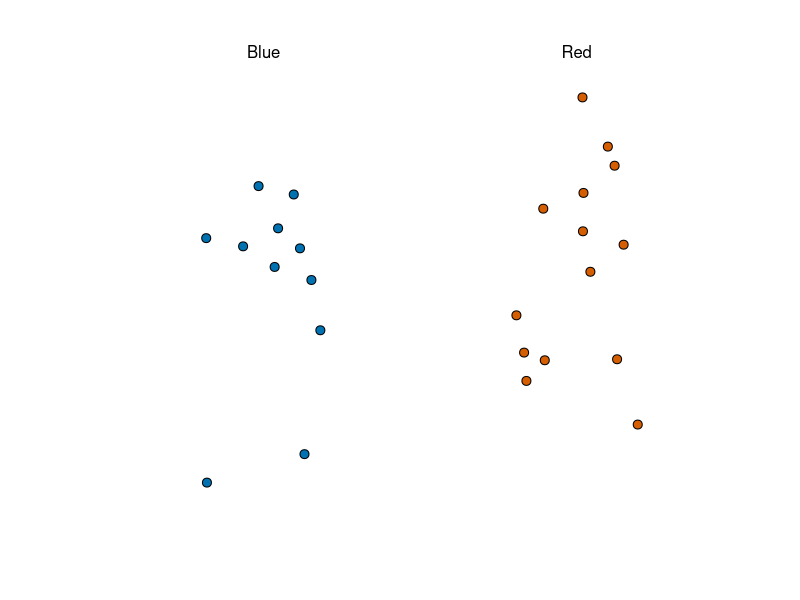
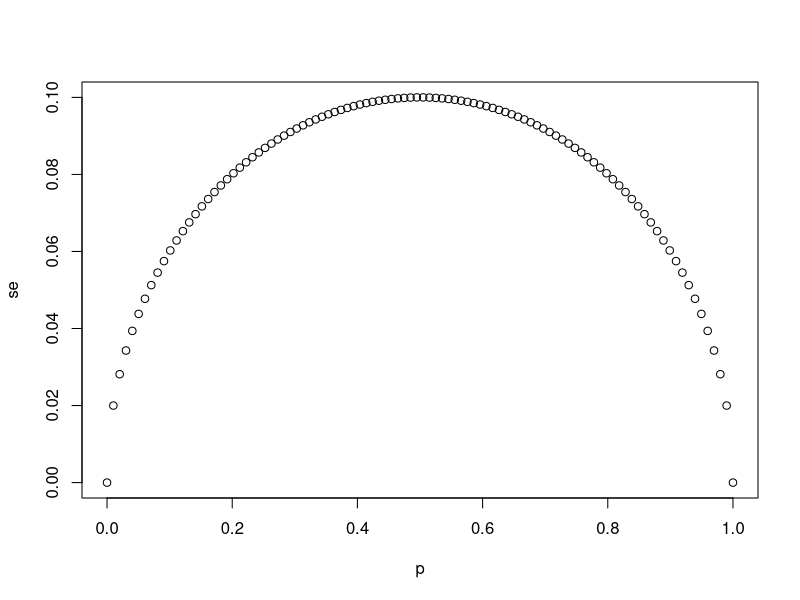
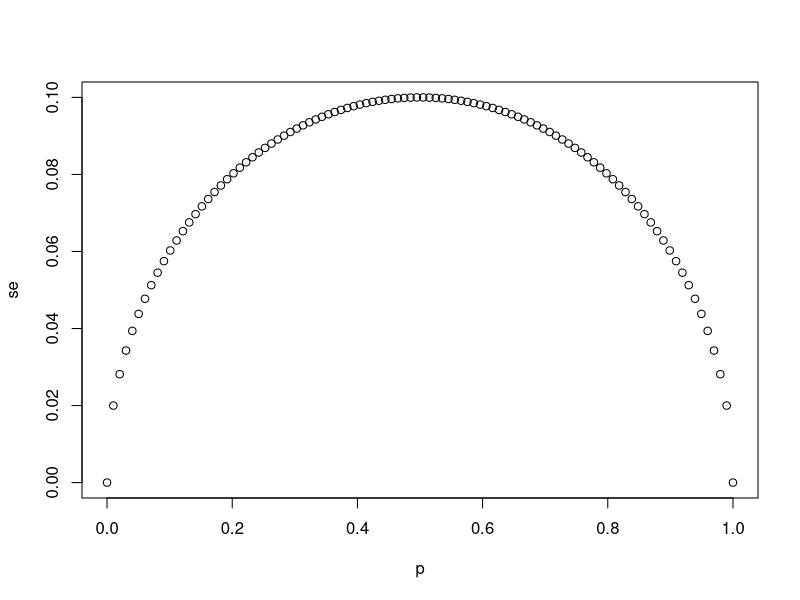
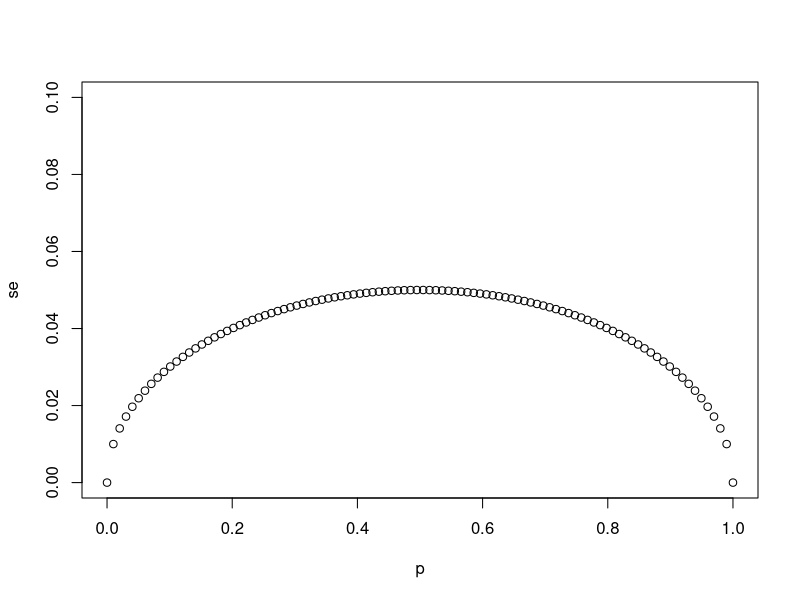
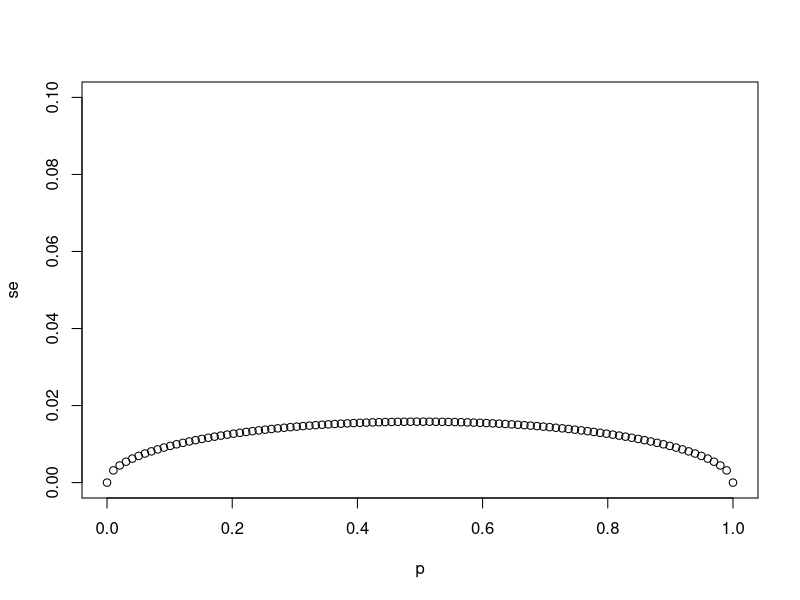
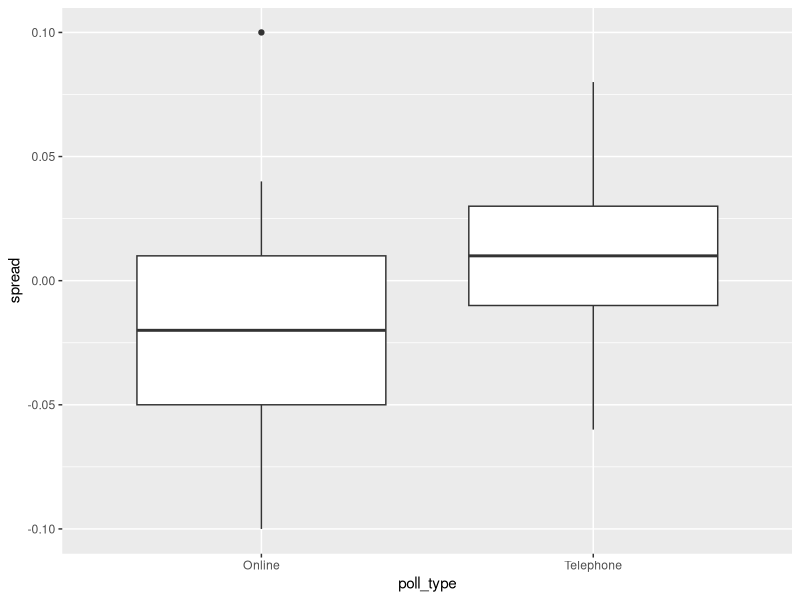
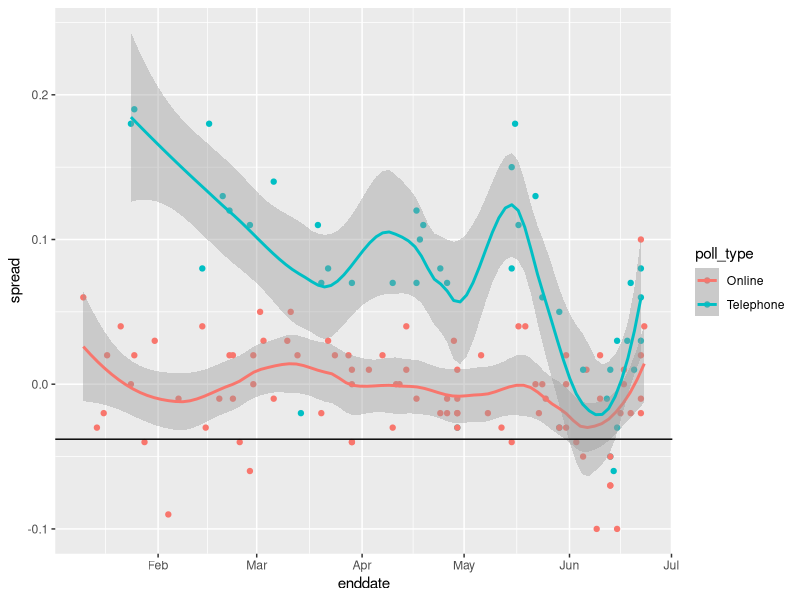
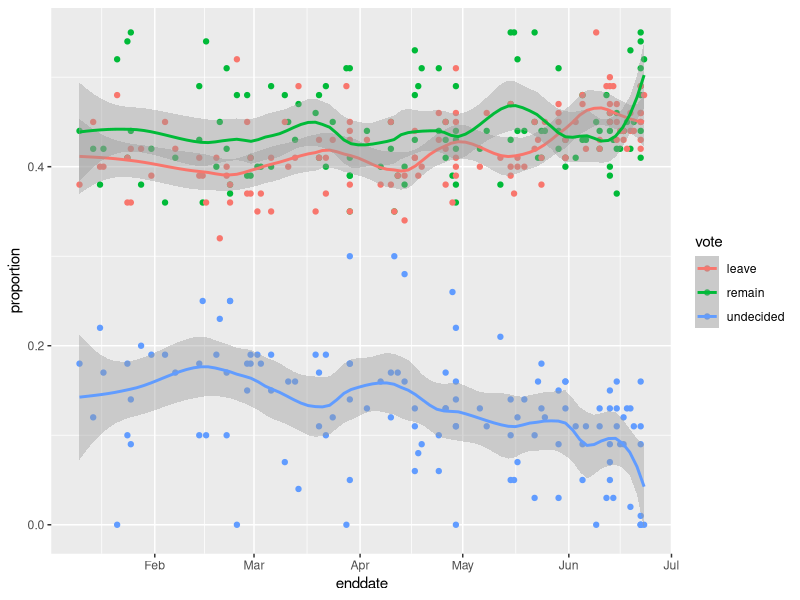

Recreate these plots in R, in order.
## ---- chunk 1
knitr::opts_chunk$set(echo = TRUE)
## ---- chunk 2
if(!require(tidyverse)) install.packages("tidyverse")
if(!require(dslabs)) install.packages("dslabs")

library(tidyverse)
library(dslabs)
take_poll(25)    # draw 25 beads
## ---- chunk 3
# `N` represents the number of people polled
N <- 25

# Create a variable `p` that contains 100 proportions ranging from 0 to 1 using the `seq` function
p <- seq(0, 1, length.out = 100)

# Create a variable `se` that contains the standard error of each sample average
se <- sqrt(p * (1 - p)/N)

# Plot `p` on the x-axis and `se` on the y-axis
plot(p,se)
## ---- chunk 4
# The vector `p` contains 100 proportions of Democrats ranging from 0 to 1 using the `seq` function
p <- seq(0, 1, length = 100)

# The vector `sample_sizes` contains the three sample sizes
sample_sizes <- c(25, 100, 1000)

# Write a for-loop that calculates the standard error `se` for every value of `p` for each of the three samples sizes `N` in the vector `sample_sizes`. Plot the three graphs, using the `ylim` argument to standardize the y-axis across all three plots.
for (N in sample_sizes)
{
se <- sqrt(p * (1 - p)/N)
plot(p,se,ylim = c(0,0.1))
}
## ---- chunk 5
# `N` represents the number of people polled
N <- 25

# `p` represents the proportion of Democratic voters
p <- 0.45

# Calculate the standard error of the spread. Print this value to the console.
2*sqrt((p*(1-p)/N))
## ---- chunk 6
# suggested libraries and options
library(tidyverse)
options(digits = 3)
# load brexit_polls object
library(dslabs)
data(brexit_polls)
## ---- chunk 7
p <- 0.481    # official proportion voting "Remain"
d <- 2*p-1    # official spread
## ---- chunk 8
# The final proportion of voters choosing "Remain" was p=0.481. Consider a poll with a sample of N=1500 voters.
N <- 1500
# What is the expected total number of voters in the sample choosing "Remain"?
nb_remain <- N*p
nb_remain
# What is the standard error of the total number of voters in the sample choosing "Remain"?
se_remain <- sqrt(N*p*(1-p))
se_remain
# What is the expected value of X_bar, the proportion of "Remain" voters?
X_bar <- p
X_bar
# What is the standard error of X_bar, the proportion of "Remain" voters?
se <- sqrt(p*(1-p)/N)
se
# What is the expected value of d, the spread between the proportion of "Remain" voters and "Leave" voters?
d <- 2*p-1
d
# What is the standard error of d, the spread between the proportion of "Remain" voters and "Leave" voters?
2 * se
## ---- chunk 9
head(brexit_polls)
brexit_polls <- brexit_polls %>%
        mutate(x_hat = (spread+1)/2)
# What is the average of the observed spreads (spread)?
mean(brexit_polls$spread)
 
# What is the standard deviation of the observed spreads?
sd(brexit_polls$spread)
# What is the average of x_hat, the estimates of the parameter p?
mean(brexit_polls$x_hat)
 
# What is the standard deviation of x_hat?
sd(brexit_polls$x_hat)
## ---- chunk 10
brexit_polls[1,]
# Use qnorm to compute the 95% confidence interval for X_hat.
# What is the lower bound of the 95% confidence interval?
brexit_polls[1,]$x_hat - qnorm(.975) * sqrt(brexit_polls[1,]$x_hat *(1-brexit_polls[1,]$x_hat)/brexit_polls[1,]$samplesize)
 
# What is the upper bound of the 95% confidence interval?
brexit_polls[1,]$x_hat + qnorm(.975) * sqrt(brexit_polls[1,]$x_hat *(1-brexit_polls[1,]$x_hat)/brexit_polls[1,]$samplesize)
 
# Does the 95% confidence interval predict a winner (does not cover p=0.5)? Does the 95% confidence interval cover the true value of p observed during the referendum?
# A: The interval predicts a winner but does not cover the true value of p
## ---- chunk 11
# suggested libraries and options
library(tidyverse)
options(digits = 3)
# load brexit_polls object and add x_hat column
library(dslabs)
data(brexit_polls)
brexit_polls <- brexit_polls %>%
    mutate(x_hat = (spread + 1)/2)
# final proportion voting "Remain"
p <- 0.481
## ---- chunk 12
d <- -0.038
june_polls <- brexit_polls %>%
  filter(enddate > "2016-06-01")
june_polls <- june_polls %>%
  mutate(se_x_hat = sqrt(x_hat*(1-x_hat)/samplesize),
           se_spread = 2 * se_x_hat,
           lower = spread - qnorm(.975) * se_spread,
           upper = spread + qnorm(.975) * se_spread,
           hit = (lower<=d & upper>=d))
head(june_polls)
# How many polls are in june_polls?
nrow(june_polls)
# What proportion of polls have a confidence interval that covers the value 0?
june_polls %>% summarize(mean(lower<=0 & upper>=0))
# What proportion of polls predict "Remain" (confidence interval entirely above 0)?
june_polls %>% summarize(mean(lower>0))
# What proportion of polls have a confidence interval covering the true value of d?
june_polls %>% summarize(mean(hit))
## ---- chunk 13
june_polls %>%
  group_by(pollster) %>%
  summarize(hit_rate=mean(hit), n()) %>%
  arrange(hit_rate)
## ---- chunk 14
june_polls %>% group_by(poll_type) %>%
  ggplot(aes(poll_type,spread)) +
  geom_boxplot()
## ---- chunk 15
combined_by_type <- june_polls %>%
        group_by(poll_type) %>%
        summarize(N = sum(samplesize),
                  spread = sum(spread*samplesize)/N,
                  p_hat = (spread + 1)/2)
res <- combined_by_type %>%
  mutate(
    se_spread = 2 * sqrt(p_hat * (1-p_hat) / N),
    ci_lower = spread - qnorm(.975) * se_spread,
    ci_upper = spread + qnorm(.975) * se_spread
    )
res
#What is the lower bound of the 95% confidence interval for online voters?
#What is the upper bound of the 95% confidence interval for online voters?
res %>%
  filter(poll_type == 'Online') %>%
  select(ci_lower, ci_upper)
## ---- chunk 16
# suggested libraries and options
library(tidyverse)
options(digits = 3)
# load brexit_polls object and add x_hat column
library(dslabs)
data(brexit_polls)
brexit_polls <- brexit_polls %>%
    mutate(x_hat = (spread + 1)/2)
# final proportion voting "Remain"
p <- 0.481
## ---- chunk 17
d <- -0.038
brexit_hit <- brexit_polls %>%
  mutate(p_hat = (spread + 1)/2,
         se_spread = 2*sqrt(p_hat*(1-p_hat)/samplesize),
         spread_lower = spread - qnorm(.975)*se_spread,
         spread_upper = spread + qnorm(.975)*se_spread,
         hit = spread_lower < d & spread_upper > d) %>%
  select(poll_type, hit)
## ---- chunk 18
head(brexit_hit)
res <- brexit_hit %>% 
  group_by(poll_type) %>%
  summarize(T=sum(hit), F=sum(!hit))
res
two_by_two <- tibble(hit=c(FALSE,TRUE), 
       'Online'=c(res[res$poll_type=='Online',]$F, 
                  res[res$poll_type=='Online',]$T),
       'Telephone'=c(res[res$poll_type!='Online',]$F, 
                  res[res$poll_type!='Online',]$T))
chisq_test <- two_by_two %>%
    select(-hit) %>%
  chisq.test()
chisq_test
# What is the p-value of the chi-squared test comparing the hit rate of online and telephone polls?
# A: 0.001
# Determine which poll type has a higher probability of producing a confidence interval that covers the correct value of the spread. Also determine whether this difference is statistically significant at a p-value cutoff of 0.05. Which of the following is true?
# A: Online polls are more likely to cover the correct value of the spread and this difference is statistically significant.
## ---- chunk 19
two_by_two
# Calculate the odds that an online poll generates a confidence interval that covers the actual value of the spread.
# Calculate the odds that a telephone poll generates a confidence interval that covers the actual value of the spread.
#Calculate the odds ratio to determine how many times larger the odds are for online polls to hit versus telephone polls.
odds_online <- two_by_two$Online[two_by_two$hit==TRUE] / two_by_two$Online[two_by_two$hit==FALSE]
odds_tel <- two_by_two$Telephone[two_by_two$hit==TRUE] / two_by_two$Telephone[two_by_two$hit==FALSE]
odds_online
odds_tel
odds_online / odds_tel
## ---- chunk 20
brexit_polls %>%
  ggplot(aes(enddate, spread, col=poll_type)) +
  geom_point() +
  geom_smooth(method = "loess", span=0.4) +
  geom_hline(aes(yintercept=-.038))
## ---- chunk 21
brexit_long <- brexit_polls %>%
    gather(vote, proportion, "remain":"undecided") %>%
    mutate(vote = factor(vote))
head(brexit_long)
# Make a graph of proportion over time colored by vote. Add a smooth trendline with geom_smooth and method = "loess" with a span of 0.3.
brexit_long %>%
  ggplot(aes(enddate, proportion, col=vote)) +
  geom_point() +
  geom_smooth(method = "loess", span=0.3)
